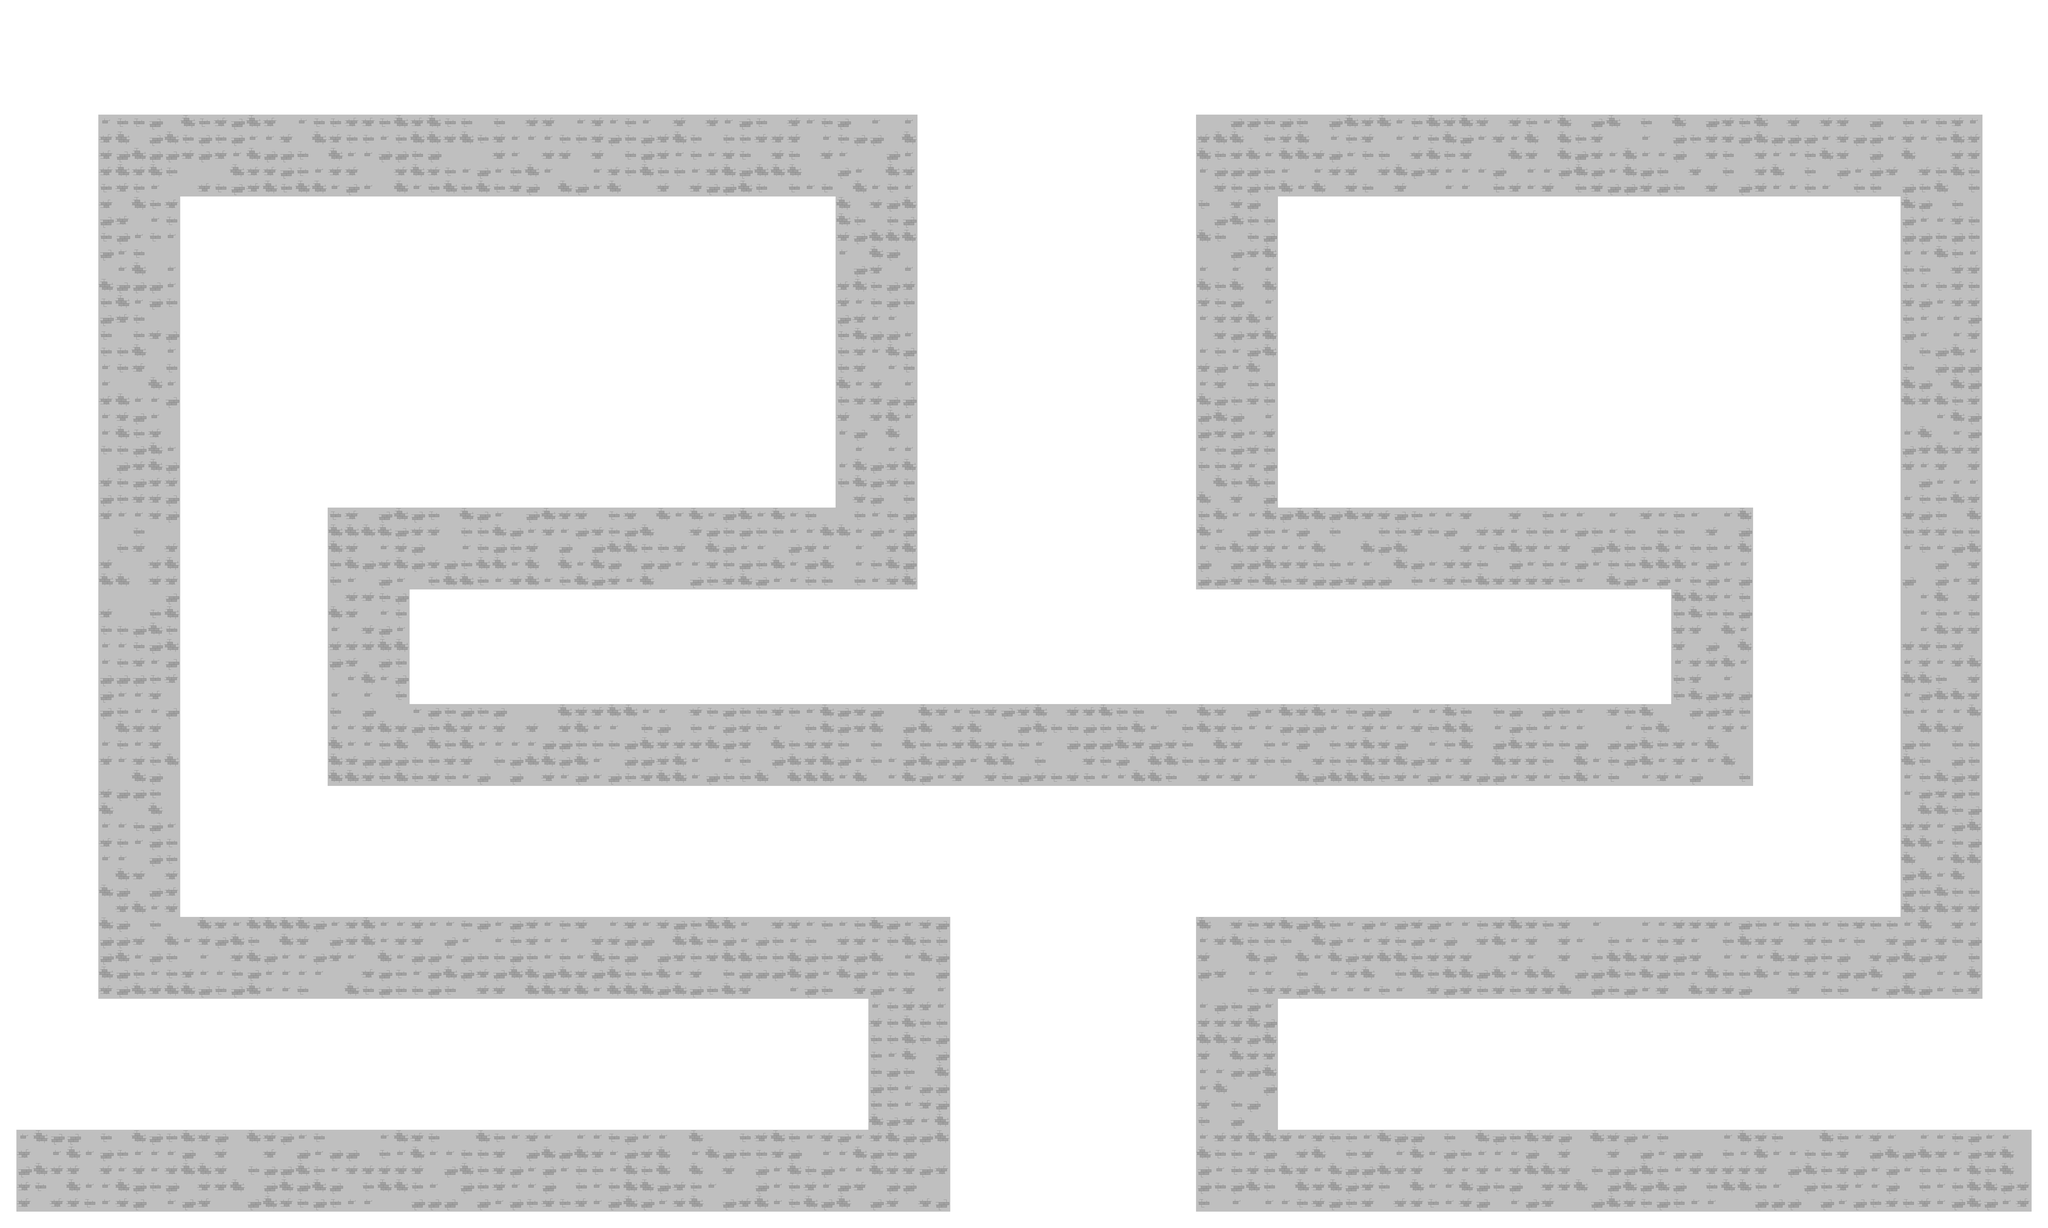

Below is a game level as drawn by its tile map, then a one-line description and the .tmx that defines it (tile-layer data replaced by summaries):
An orthogonal 125x75 tile map with 64x64 px tiles, 2 tile layers (Dark, Light), 2 hidden layers not drawn, 4 tilesets.

<map version="1.0" orientation="orthogonal" renderorder="left-down" width="125" height="75" tilewidth="64" tileheight="64" nextobjectid="1">
 <tileset firstgid="1" name="Tiles" tilewidth="64" tileheight="64">
  <image source="TiledMapsSheet.png" width="192" height="320" />
  <tile id="12">
   <properties>
    <property name="Hit" value="" />
   </properties>
  </tile>
  <tile id="13">
   <properties>
    <property name="Hit" value="" />
   </properties>
  </tile>
 </tileset>
 <tileset firstgid="16" name="LoopingBlocks" tilewidth="64" tileheight="64">
  <image source="Loop blocks.png" width="128" height="64" />
  <tile id="0">
   <properties>
    <property name="Hit" value="" />
    <property name="Loop" value="" />
   </properties>
  </tile>
  <tile id="1">
   <properties>
    <property name="Hit" value="" />
    <property name="Loop" value="" />
   </properties>
  </tile>
 </tileset>
 <tileset firstgid="18" name="LoopingBlocks2" tilewidth="64" tileheight="64">
  <image source="Loop blocks.png" width="128" height="64" />
  <tile id="0">
   <properties>
    <property name="Hit" value="" />
    <property name="Loop2" value="" />
   </properties>
  </tile>
  <tile id="1">
   <properties>
    <property name="Hit" value="" />
    <property name="Loop2" value="" />
   </properties>
  </tile>
 </tileset>
 <tileset firstgid="20" name="Filler Tiles" tilewidth="64" tileheight="64">
  <image source="Loop blocks.png" width="128" height="64" />
 </tileset>
 <layer name="Dark" width="125" height="75">
  <data>[9375 cells, 9375 non-empty, 10 distinct tile ids]</data>
 </layer>
 <layer name="Light" width="125" height="75">
  <data>[9375 cells, 9375 non-empty, 8 distinct tile ids]</data>
 </layer>
 <layer name="BG D" width="125" height="75" visible="0">
  <data>[9375 cells, 9375 non-empty, 6 distinct tile ids]</data>
 </layer>
 <layer name="Lines D" width="125" height="75" visible="0">
  <data>[9375 cells, 6278 non-empty, 2 distinct tile ids]</data>
 </layer>
</map>
